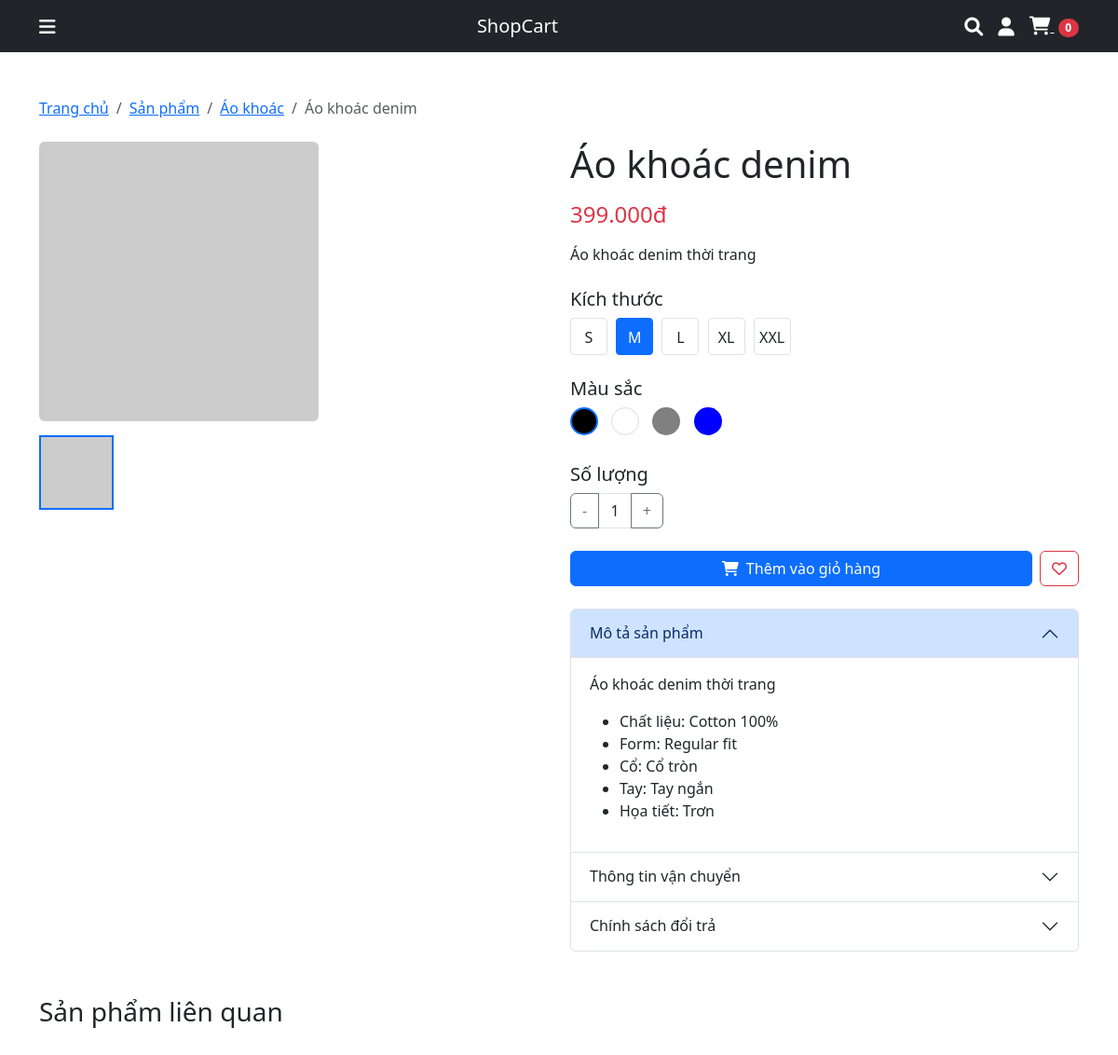
Page /product-detail.php?id=4 on the committed database.
### tables this page shows
CREATE TABLE IF NOT EXISTS products (
    id INT AUTO_INCREMENT PRIMARY KEY,
    category_id INT,
    name VARCHAR(255) NOT NULL,
    slug VARCHAR(255) NOT NULL UNIQUE,
    description TEXT,
    price DECIMAL(10, 2) NOT NULL,
    original_price DECIMAL(10, 2),
    stock INT NOT NULL DEFAULT 0,
    status ENUM('in-stock', 'out-of-stock', 'sale') DEFAULT 'in-stock',
    image VARCHAR(255),
    created_at TIMESTAMP DEFAULT CURRENT_TIMESTAMP,
    updated_at TIMESTAMP DEFAULT CURRENT_TIMESTAMP ON UPDATE CURRENT_TIMESTAMP,
    FOREIGN KEY (category_id) REFERENCES categories(id) ON DELETE SET NULL
);

CREATE TABLE IF NOT EXISTS categories (
    id INT AUTO_INCREMENT PRIMARY KEY,
    name VARCHAR(100) NOT NULL,
    slug VARCHAR(100) NOT NULL UNIQUE,
    description TEXT,
    created_at TIMESTAMP DEFAULT CURRENT_TIMESTAMP,
    updated_at TIMESTAMP DEFAULT CURRENT_TIMESTAMP ON UPDATE CURRENT_TIMESTAMP
);

### product-detail.php (the view, shortened to what this page needs)
<?php
require_once 'config/database.php';
$product_id = isset($_GET['id']) ? (int)$_GET['id'] : 0;
$stmt = $conn->prepare("
    SELECT p.*, c.name as category_name, c.slug as category_slug
    FROM products p
    LEFT JOIN categories c ON p.category_id = c.id
    WHERE p.id = ?
");
$stmt->execute([$product_id]);
$product = $stmt->fetch();
$stmt = $conn->prepare("SELECT * FROM product_images WHERE product_id = ? ORDER BY is_main DESC");
$stmt->execute([$product_id]);
$images = $stmt->fetchAll();
if (empty($images)) {
    $images = [['image_path' => $product['image']]];
}
?>
<!DOCTYPE html>
<html lang="en">
<head>
    <link href="https://cdn.jsdelivr.net/npm/bootstrap@5.3.0/dist/css/bootstrap.min.css" rel="stylesheet">
    <link rel="stylesheet" href="https://cdnjs.cloudflare.com/ajax/libs/font-awesome/6.0.0/css/all.min.css">
</head>
<body>
    <nav class="navbar navbar-expand-lg navbar-dark bg-dark">
        <div class="container">
            <div class="category-dropdown">
                <a href="#" class="text-white me-3">
                    <i class="fas fa-bars fa-lg"></i>
                </a>
            </div>
            <a class="navbar-brand mx-auto" href="index.php">ShopCart</a>
            <div class="d-flex align-items-center">
                <a href="#" class="text-white me-3" id="searchIcon">
                    <i class="fas fa-search fa-lg"></i>
                </a>
                <a href="signin.php" class="text-white me-3">
                    <i class="fas fa-user fa-lg"></i>
                </a>
                <a href="cart.php" class="text-white">
                    <i class="fas fa-shopping-cart fa-lg"></i>
                    <span class="badge bg-danger rounded-pill ms-1"><?php echo count($_SESSION['cart']); ?></span>
                </a>
            </div>
        </div>
    </nav>
    <div class="container py-5">
        <nav aria-label="breadcrumb" class="mb-4">
            <ol class="breadcrumb">
                <li class="breadcrumb-item"><a href="index.php">Trang chủ</a></li>
                <li class="breadcrumb-item"><a href="products.php">Sản phẩm</a></li>
                <?php if ($product['category_name']): ?>
                <li class="breadcrumb-item"><a href="products.php?category=<?php echo $product['category_slug']; ?>"><?php echo htmlspecialchars($product['category_name']); ?></a></li>
                <?php endif; ?>
                <li class="breadcrumb-item active" aria-current="page"><?php echo htmlspecialchars($product['name']); ?></li>
            </ol>
        </nav>
        <div class="row">
            <div class="col-md-6 mb-4">
                <div class="product-gallery">
                    <img src="<?php echo htmlspecialchars($images[0]['image_path']); ?>" class="img-fluid rounded" alt="<?php echo htmlspecialchars($product['name']); ?>" id="mainImage">
                    <div class="thumbnail-container">
                        <?php foreach ($images as $index => $image): ?>
                        <img src="<?php echo htmlspecialchars($image['image_path']); ?>"
                             class="thumbnail <?php echo $index === 0 ? 'active' : ''; ?>"
                             alt="Thumbnail <?php echo $index + 1; ?>"
                             onclick="changeMainImage(this.src)">
                        <?php endforeach; ?>
                    </div>
                </div>
            </div>
            <div class="col-md-6">
                <h1 class="mb-3"><?php echo htmlspecialchars($product['name']); ?></h1>
                <div class="mb-3">
                    <span class="text-danger h4"><?php echo number_format($product['price'], 0, ',', '.'); ?>đ</span>
                </div>
                <p class="mb-4"><?php echo nl2br(htmlspecialchars($product['description'])); ?></p>
                <div class="mb-4">
                    <h5>Kích thước</h5>
                    <div>
                        <span class="size-option">S</span>
                        <span class="size-option active">M</span>
                        <span class="size-option">L</span>
                        <span class="size-option">XL</span>
                        <span class="size-option">XXL</span>
                    </div>
                </div>
                <div class="mb-4">
                    <h5>Màu sắc</h5>
                    <div>
                        <span class="color-option active" style="background-color: #000;"></span>
                        <span class="color-option" style="background-color: #fff; border: 1px solid #ddd;"></span>
                        <span class="color-option" style="background-color: #808080;"></span>
                        <span class="color-option" style="background-color: #0000FF;"></span>
                    </div>
                </div>
                <div class="mb-4">
                    <h5>Số lượng</h5>
                    <div class="input-group quantity-input">
                        <button class="btn btn-outline-secondary" type="button" onclick="updateQuantity(-1)">-</button>
                        <input type="text" class="form-control text-center" value="1" id="quantityInput">
                        <button class="btn btn-outline-secondary" type="button" onclick="updateQuantity(1)">+</button>
                    </div>
                </div>
                <div class="d-grid gap-2 d-md-flex mb-4">
                    <button class="btn btn-primary flex-grow-1" onclick="addToCart()">
                        <i class="fas fa-shopping-cart me-2"></i>Thêm vào giỏ hàng
                    </button>
                    <button class="btn btn-outline-danger">
                        <i class="far fa-heart"></i>
                    </button>
                </div>
                <div class="accordion" id="productAccordion">
                    <div class="accordion-item">
                        <h2 class="accordion-header" id="headingOne">
                            <button class="accordion-button" type="button" data-bs-toggle="collapse" data-bs-target="#collapseOne" aria-expanded="true" aria-controls="collapseOne">
                                Mô tả sản phẩm
                            </button>
                        </h2>
                        <div id="collapseOne" class="accordion-collapse collapse show" aria-labelledby="headingOne" data-bs-parent="#productAccordion">
                            <div class="accordion-body">
                                <p><?php echo nl2br(htmlspecialchars($product['description'])); ?></p>
                                <ul>
                                    <li>Chất liệu: Cotton 100%</li>
                                    <li>Form: Regular fit</li>
                                    <li>Cổ: Cổ tròn</li>
                                    <li>Tay: Tay ngắn</li>
                                    <li>Họa tiết: Trơn</li>
                                </ul>
                            </div>
                        </div>
                    </div>
                    <div class="accordion-item">
                        <h2 class="accordion-header" id="headingTwo">
                            <button class="accordion-button collapsed" type="button" data-bs-toggle="collapse" data-bs-target="#collapseTwo" aria-expanded="false" aria-controls="collapseTwo">
                                Thông tin vận chuyển
                            </button>
                        </h2>
                    </div>
                    <div class="accordion-item">
                        <h2 class="accordion-header" id="headingThree">
                            <button class="accordion-button collapsed" type="button" data-bs-toggle="collapse" data-bs-target="#collapseThree" aria-expanded="false" aria-controls="collapseThree">
                                Chính sách đổi trả
                            </button>
                        </h2>
                    </div>
                </div>
            </div>
        </div>
        <div class="mt-5">
            <h3 class="mb-4">Sản phẩm liên quan</h3>
        </div>
    </div>
</body>
</html>

### product-detail.php (style rules this page uses)
.category-dropdown { position: relative; display: inline-block; }
.product-gallery { position: relative; }
.thumbnail-container { display: flex; gap: 10px; margin-top: 15px; }
.thumbnail { width: 80px; height: 80px; object-fit: cover; cursor: pointer; border: 2px solid transparent; transition: border-color 0.3s; }
.thumbnail:hover, .thumbnail.active { border-color: #0d6efd; }
.size-option { display: inline-block; width: 40px; height: 40px; line-height: 40px; text-align: center; border: 1px solid #dee2e6; border-radius: 4px; margin-right: 5px; cursor: pointer; transition: all 0.3s; }
.size-option:hover, .size-option.active { background-color: #0d6efd; color: white; border-color: #0d6efd; }
.color-option { display: inline-block; width: 30px; height: 30px; border-radius: 50%; margin-right: 10px; cursor: pointer; border: 2px solid transparent; transition: border-color 0.3s; }
.color-option:hover, .color-option.active { border-color: #0d6efd; }
.quantity-input { width: 100px; }

### rows in the picture
products: category.name "Áo khoác", name "Áo khoác denim", price "399.000", description "Áo khoác denim thời trang"

### other values in the picture
count($_SESSION['cart']) "0"
